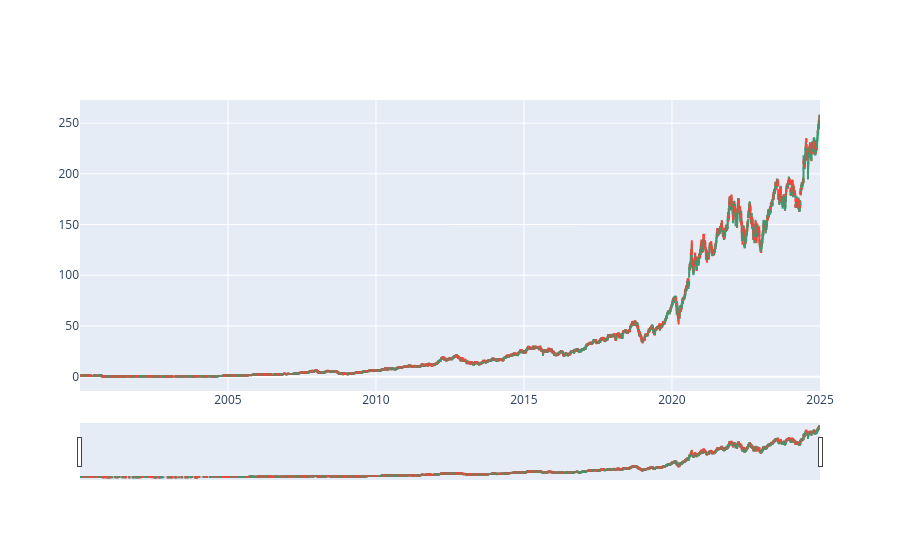

The notebook cell this image was saved under:
### Code cell
#Candlesticks 
import plotly.graph_objects as go
fig = go.Figure(data=[go.Candlestick(x=data01['Date'],
                open=data01['Open'], high=data01['High'],
                low=data01['Low'], close=data01['Close'])])
#fig.update_layout(xaixis_rangeslider_visible=False)
fig.show()

### Figure 1 — Plotly figure (JSON) as saved in the notebook; plotly's stock layout.template omitted (floating-point values rounded to 4 significant figures; data arrays with more than 128 entries replaced by an {"elided": "..."} marker saying what was removed)
{"data": [{"close": {"elided": "6290 str values"}, "high": {"elided": "6290 str values"}, "low": {"elided": "6290 str values"}, "open": {"elided": "6290 str values"}, "type": "candlestick", "x": {"elided": "6290 str values"}}], "layout": {}}
